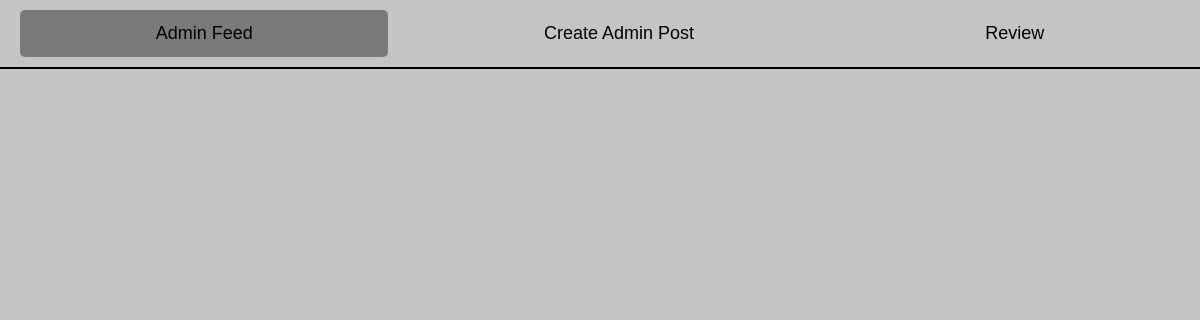
Before: /admin (signed in) with the older database file.
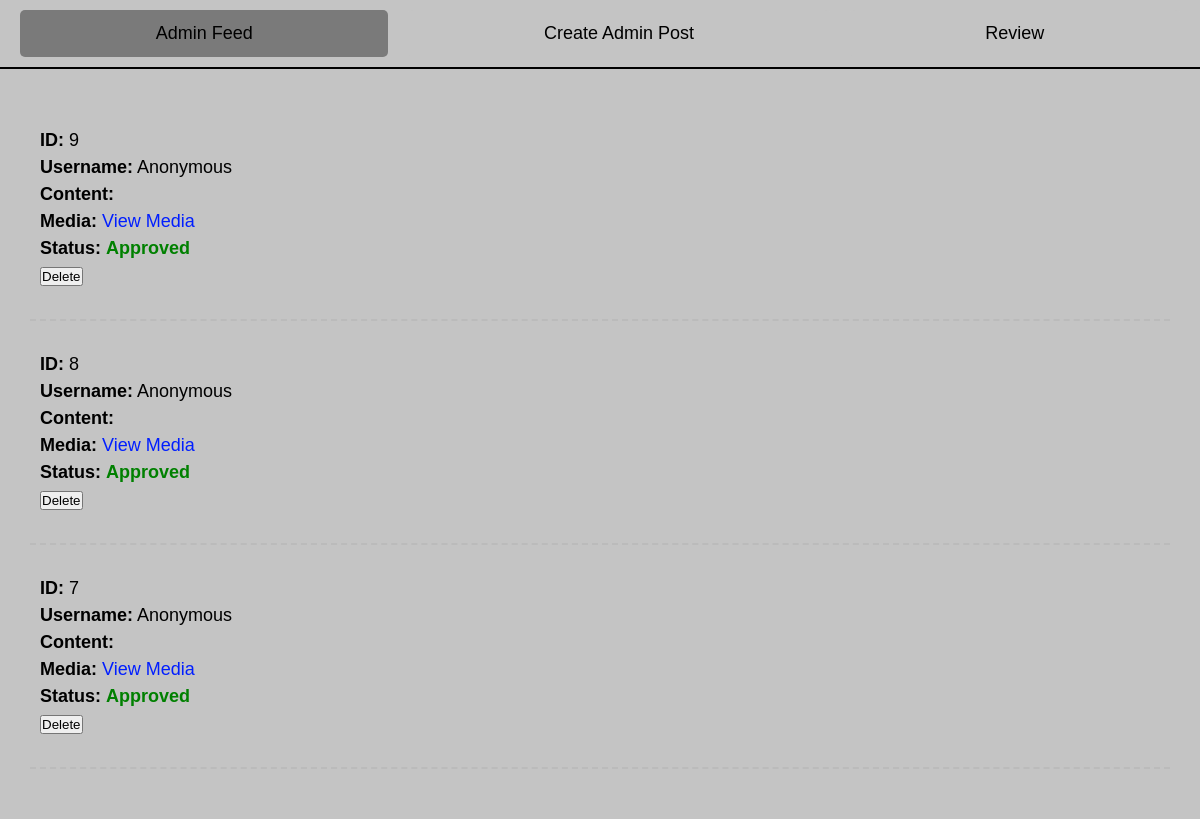
After: the same page with the newer database file.
### app.py (models this page shows)
class Post(db.Model):
    id = db.Column(db.Integer, primary_key=True)
    content = db.Column(db.Text, nullable=False)
    media = db.Column(db.String(300), nullable=True)
    username = db.Column(db.String(50), nullable=False, default="Anonymous")
    status = db.Column(db.String(20), nullable=False, default="pending")
    ip_address = db.Column(db.String(64), nullable=True)

### app.py (the view, shortened to what this page needs)
@app.route('/admin', methods=['GET', 'POST'])
def admin():
    if 'admin' not in session:
        return redirect(url_for('admin_login'))
    posts = Post.query.order_by(Post.id.desc()).all()
    return render_template('admin.html', posts=posts)

### templates/admin.html (shortened to what this page needs)
<!DOCTYPE html>
<html lang="en">
<head>
    <link rel="stylesheet" href="{{ url_for('static', filename='style-admin.css') }}">
</head>
<body>
    <div class="tabs">
        <div class="tab" data-tab="feed">Admin Feed</div>
        <div class="tab" data-tab="create">Create Admin Post</div>
        <div class="tab" data-tab="review">Review</div>
    </div>
    <a href="{{ url_for('admin_logout') }}" class="logout-btn">Logout</a>
    <div id="feed" class="tab-content">
        {% for post in posts %}
            {% if post.status == 'approved' %}
            <div class="post">
                <p><strong>ID:</strong> {{ post.id }}</p>
                <p><strong>Username:</strong> {{ post.username }}</p>
                <p><strong>Content:</strong> {{ post.content }}</p>
                {% if post.media %}
                    <p><strong>Media:</strong> <a href="{{ url_for('uploaded_file', filename=post.media.split('/')[-1]) }}" target="_blank">View Media</a></p>
                {% endif %}
                <p><strong>Status:</strong>
                    <span class="status-approved">Approved</span>
                </p>
                <form action="{{ url_for('admin', password=request.args.get('password')) }}" method="POST">
                    <button type="submit" name="action" value="reject">Delete</button>
                </form>
            </div>
            <hr class="dashed-line">
            {% endif %}
        {% endfor %}
    </div>
</body>
</html>

### static/style-admin.css (style rules this page uses)
* { margin: 0; padding: 0; box-sizing: border-box; }
body { font-family: 'Times New Roman', Times, serif; font-size: 18px; font-weight: lighter; line-height: 1.5; color: black; background-color: #C4C4C4; text-align: left; padding: 10px;s }
.dashed-line { border: none; border-top: 0px dashed black; margin: 20px 0; }
a { color: rgb(0, 30, 255); text-decoration: none; }
hr { border: none; border-top: 2px dashed black; margin: 6px 0; }
.post { padding: 10px; margin-bottom: 20px; background-color: #C4C4C4; border-radius: 0px; }

### templates/admin.html (style rules this page uses)
body { font-family: Arial, sans-serif; }
.tabs { display: flex; justify-content: space-between; background-color: #C4C4C4; padding: 10px; position: fixed; top: 0; left: 0; width: 100%; z-index: 1000; border-bottom: 2px solid #000000; }
.tab { margin: 0 10px; justify-content: center; padding: 10px 20px; cursor: pointer; background-color: #C4C4C4; border: none; border-radius: 5px; font-weight: lighter; flex-grow: 1; text-align: center; }
.tab.active { background-color: rgb(122, 122, 122); font-weight: lighter; }
.tab-content { display: none; padding: 20px; background-color: #C4C4C4; margin-top: 60px; border: 0px solid #000000; border-radius: 0px; }
.tab-content.active { display: block; }
.status-approved { color: green; font-weight: bold; }
hr.dashed-line { border: none; border-top: 2px dashed #bbb; margin: 20px 0; }

Changed rows visible on the page:
added Post: id "9", username "Anonymous"
now on this page (row edited): Post: id "8", username "Anonymous"
now on this page (row edited): Post: id "7", username "Anonymous"
